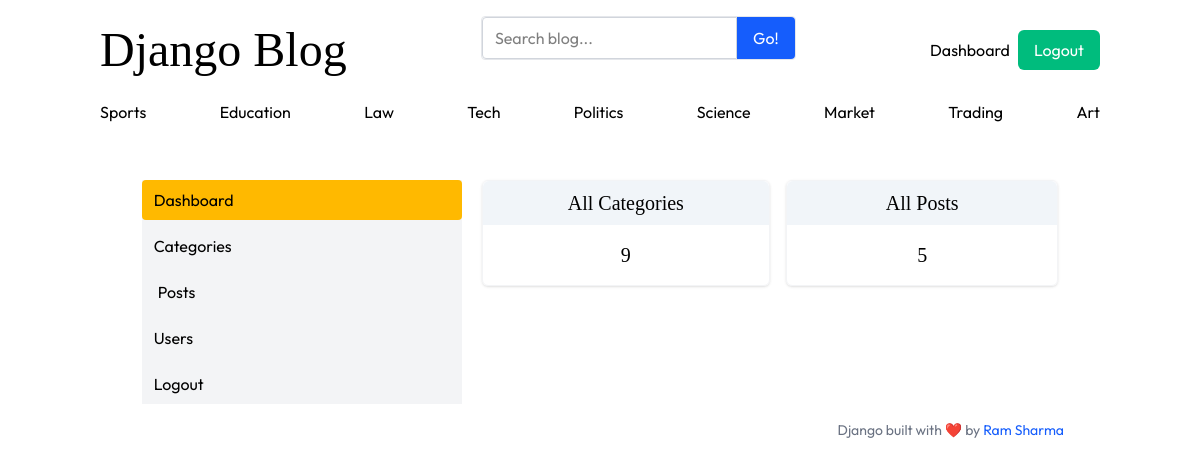
The page /dashboard/ (signed in) on the database its author committed.
### blogs/models.py (models this page shows)
class Category(models.Model):
    category_name=models.CharField(max_length=100,unique=True)
    created_at=models.DateTimeField(auto_now_add=True)
    updated_at=models.DateTimeField(auto_now=True)
    class Meta:
        verbose_name_plural='categories'
    def __str__(self):
        return self.category_name

### dashboard/views.py (the view)
# urls.py: path("dashboard/",include('dashboard.urls'))
@login_required(login_url='login')
def dashboard(request):
  categoriesNo=Category.objects.all().count()
  postsNo=Blog.objects.filter(status='Published').count()
  return  render(request,'dashboard/dashboard.html',context={
    'catCount':categoriesNo,
    'postCount':postsNo
  })

### assignments/context_processors.py (called while the page is built)
def get_social_medias(request):
    social_links=SocialMedia.objects.all()
    return dict(social_links=social_links)

### blogs/context_processors.py (called while the page is built)
def categories_processor(request):
    categories=Category.objects.all()
    return dict(categories=categories)

### templates/Dashboard/dashboard.html (shortened to what this page needs)
{% extends 'base.html' %}
{% block content %}
  <div class="w-11/12 mx-auto max-sm:w-full mt-10">
    <div class="flex gap-5">
      {% include 'Dashboard/sidebar.html' %}
      <div class="flex gap-4 flex-1 justify-between h-10/12">
        <div class="border border-gray-100 rounded-md shadow-sm flex flex-col w-1/2">
          <div class="text-center py-2 text-xl bg-slate-100 rounded-t-md">
            <h2 class="font-serif">All Categories</h2>
          </div>
          <div class="py-4 text-xl font-serif h-full flex items-center justify-center">
            <span>{{ catCount }}</span>
          </div>
        </div>
        <div class="border border-gray-100 rounded-md shadow-sm flex flex-col flex-1">
          <div class="text-center py-2 text-xl bg-slate-100 rounded-t-md">
            <h2 class="font-serif">All Posts</h2>
          </div>
          <div class="py-4 text-xl font-serif h-full flex items-center justify-center">
            <span>{{ postCount }}</span>
          </div>
        </div>
      </div>
    </div>
  </div>
{% endblock %}

### templates/base.html (shortened to what this page needs)
{% load static %}
<html lang="en">
  <head>
    <link rel="stylesheet" href="https://cdnjs.cloudflare.com/ajax/libs/font-awesome/7.0.1/css/all.min.css" />
    <link rel="stylesheet" href="{% static 'src/css/output.css' %}" />
  </head>
  <body class="font-sans">
    <div class="w-full min-h-screen">
      <div class="w-10/12 mx-auto flex flex-col pt-4 gap-4">
        <nav class="flex justify-between w-full items-center">
          <h2 class="text-5xl font-serif"><a href="{% url 'home' %}">Django Blog</a></h2>
          <div class="bg-white border border-gray-200 rounded mb-6">
            <form action="{% url 'search_blog' %}" method="get" class="flex">
              <input name="keyword" value="{{ keyword }}" class="flex-1 border border-gray-300 rounded-l px-3 py-2 focus:outline-none focus:ring-2 focus:ring-blue-500" type="text" placeholder="Search blog..." aria-label="Enter search term..." aria-describedby="button-search" />
              <button type="submit" class="bg-blue-600 cursor-pointer text-white px-4 py-2 rounded-r hover:bg-blue-700" id="button-search" type="button">Go!</button>
            </form>
          </div>
          {% if not user.is_authenticated %}
            <div class="flex gap-2">
              <a href="{% url 'login' %}" class="px-4 cursor-pointer p-2 h-fit bg-amber-400 rounded-md text-black">Login</a>
              <a href="{% url 'register' %}" class="px-4 cursor-pointer h-fit rounded-md bg-slate-800 text-white p-2">Register</a>
            </div>
          {% else %}
            <div class="flex gap-2 items-center">
              <a href="{% url 'dashboard' %}">Dashboard</a>
              <a href="{% url 'logout' %}" class="px-4 cursor-pointer h-fit rounded-md bg-emerald-500 text-white p-2">Logout</a>
            </div>
          {% endif %}
        </nav>
        <div class="flex w-full justify-between">
          {% for category in categories %}
            <a href="{% url 'get_category_posts' category.id %}">{{ category }}</a>
          {% endfor %}
        </div>
        {% block content %}
        {% endblock %}
        <footer class="text-sm text-gray-500 text-end pr-9">
          Django built with ❤️ by <span class="text-blue-600">Ram Sharma</span>
        </footer>
      </div>
    </div>
  </body>
</html>

### rows shown on the page
Category: category_name "Sports"
Category: category_name "Education"
Category: category_name "Law"
Category: category_name "Tech"
Category: category_name "Politics"
Category: category_name "Science"
Category: category_name "Market"
Category: category_name "Trading"
Category: category_name "Art"

### other values the page prints
{{ catCount }} "9"
{{ postCount }} "5"
